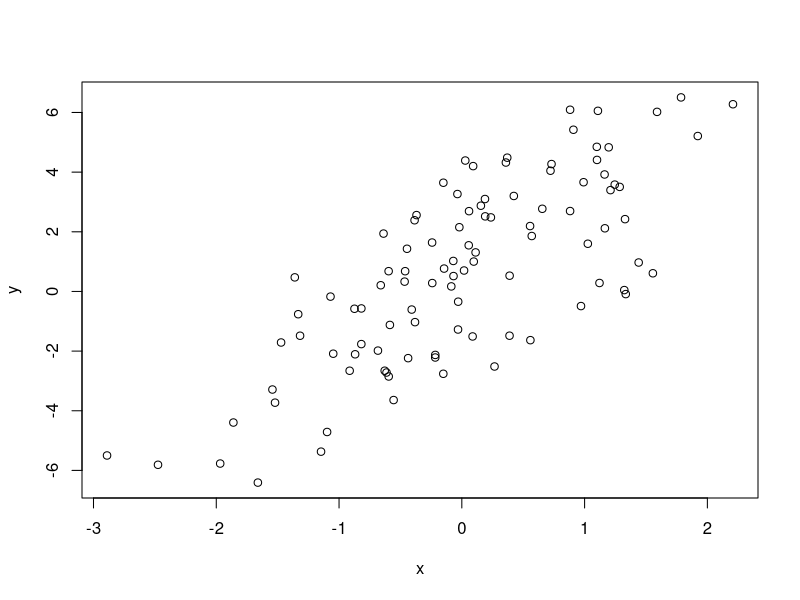
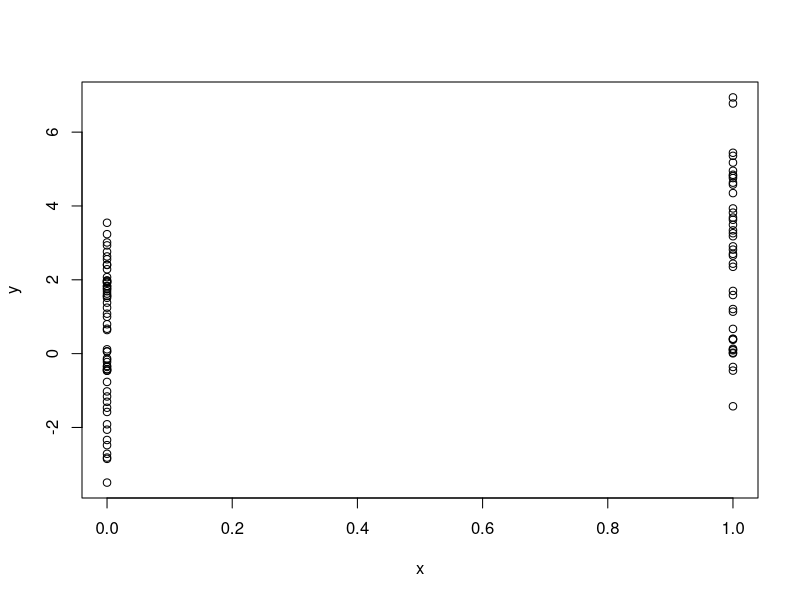
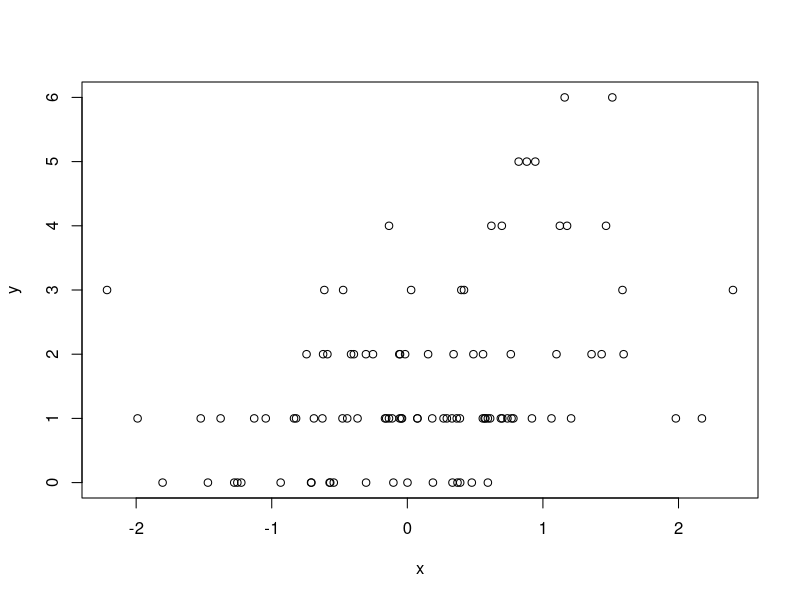

The R script that drew these images, in order:
# Generating Random Numbers From a Linear Model
# ----------------------------------------------

# Suppose we want to simulate from the following linear model
# y = β0 + β1x + ε

# where, 
# ε ∼ N (0, 2^2) # mean = 0, variance = 4, sd = 2
# Assume, x ∼  N (0, 1^2), β0 = 0.5, and β1 = 2

set.seed(20)
x <- rnorm(100)
e <- rnorm(100, 0, 2)
y <- 0.5 + 2 * x + e

summary(y)
#     Min. 1st Qu.  Median    Mean 3rd Qu.    Max. 
# -6.4084 -1.5402  0.6789  0.6893  2.9303  6.5052 

plot(x, y)
# plot can be seen in the plot window



# What if x is binary? (random variable)
# ----------------------------------------

# use the binomial distribution function

set.seed(10)
x <- rbinom(100, 1, 0.5) # n = 1, p = 0.5 (prob of 1 is equal to 0.5)
e <- rnorm(100, 0, 2)
y <- 0.5 + 2 * x + e

summary(y)
#    Min. 1st Qu.  Median    Mean 3rd Qu.    Max. 
# -3.4936 -0.1409  1.5767  1.4322  2.8397  6.9410 

plot(x, y)
# plot can be seen in the plot window

# x variable is binary but y variable is continuous




# Generating Random Numbers From a Generalized Linear Model
# ----------------------------------------------------------

# I might want to simulate some outcome data that are count variables, instead 
# of continuous variable. So we have to use a slightly more complicated 
# approach, to do this in particular, because the error distribution is not 
# going to be normal. It's going to be a a Poisson distribution.

# Suppose we want to simulate from a Poisson model where

# Y ~ Poisson(μ) (outcome y is a poisson dist. with mean μ)
# log μ = β0 + β1x
# β0 = 0.5 and β1 = 0.3

# How do we simulate from this model to get our Poisson on data? So we need to 
# use the rpois function for this. And so we first set the seed as always, and 
# we generate our predictor variable, x. Which is going to have a standard 
# normal distribution. Then we're going to simulate, generate our linear 
# predictor log of mu. Which is just adding the slope and the intercept and 
# the slope coefficient times x. So that's the log of our linear predictor. 
# But in order to get the mean for our Poisson random variable, we need to 
# exponentiate that. So we simulate 100 of these Poisson random variables 
# using the rpois function, and we give it the exponential of our log mean.

set.seed(1)
x <- rnorm(100)
log.mu <- 0.5 + 0.3 * x
y <- rpois(100, exp(log.mu))

summary(y)
# Min.   1st Qu. Median   Mean   3rd Qu.  Max. 
# 0.00    1.00    1.00    1.55    2.00    6.00 

plot(x, y)

# So when we summarize this, you'll see that the mean is about 1.5 and our 
# range is between zero and six. When I plot this data, you'll see that they 
# look like Poisson data, and that there's clearly a linear relationship
# between x and y, as x increases, the count for y generally gets larger. 
# But the data are still count variables here.